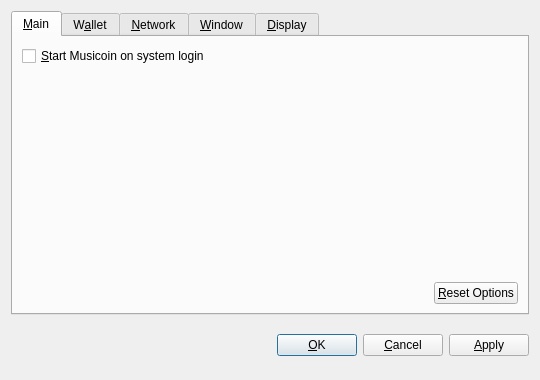
<?xml version="1.0" encoding="UTF-8"?>
<ui version="4.0">
 <class>OptionsDialog</class>
 <widget class="QDialog" name="OptionsDialog">
  <property name="geometry">
   <rect>
    <x>0</x>
    <y>0</y>
    <width>540</width>
    <height>380</height>
   </rect>
  </property>
  <property name="windowTitle">
   <string>Options</string>
  </property>
  <property name="modal">
   <bool>true</bool>
  </property>
  <layout class="QVBoxLayout" name="verticalLayout">
   <item>
    <widget class="QTabWidget" name="tabWidget">
     <property name="tabPosition">
      <enum>QTabWidget::North</enum>
     </property>
     <property name="currentIndex">
      <number>0</number>
     </property>
     <widget class="QWidget" name="tabMain">
      <attribute name="title">
       <string>&amp;Main</string>
      </attribute>
      <layout class="QVBoxLayout" name="verticalLayout_Main">
       <item>
        <widget class="QCheckBox" name="bitcoinAtStartup">
         <property name="toolTip">
          <string>Automatically start Musicoin after logging in to the system.</string>
         </property>
         <property name="text">
          <string>&amp;Start Musicoin on system login</string>
         </property>
        </widget>
       </item>
       <item>
        <spacer name="verticalSpacer_Main">
         <property name="orientation">
          <enum>Qt::Vertical</enum>
         </property>
         <property name="sizeHint" stdset="0">
          <size>
           <width>20</width>
           <height>40</height>
          </size>
         </property>
        </spacer>
       </item>
       <item>
        <layout class="QHBoxLayout" name="horizontalLayout_2_Main">
         <item>
          <spacer name="horizontalSpacer_2_Main">
           <property name="orientation">
            <enum>Qt::Horizontal</enum>
           </property>
           <property name="sizeHint" stdset="0">
            <size>
             <width>40</width>
             <height>20</height>
            </size>
           </property>
          </spacer>
         </item>
         <item>
          <widget class="QPushButton" name="resetButton">
           <property name="toolTip">
            <string>Reset all client options to default.</string>
           </property>
           <property name="text">
            <string>&amp;Reset Options</string>
           </property>
           <property name="autoDefault">
            <bool>false</bool>
           </property>
          </widget>
         </item>
        </layout>
       </item>
      </layout>
     </widget>
     <widget class="QWidget" name="tabWallet">
      <attribute name="title">
       <string>W&amp;allet</string>
      </attribute>
      <layout class="QVBoxLayout" name="verticalLayout_Network">
       <item>
        <widget class="QLabel" name="transactionFeeInfoLabel">
         <property name="text">
          <string>Optional transaction fee per kB that helps make sure your transactions are processed quickly. Most transactions are 1 kB.</string>
         </property>
         <property name="textFormat">
          <enum>Qt::PlainText</enum>
         </property>
         <property name="wordWrap">
          <bool>true</bool>
         </property>
        </widget>
       </item>
       <item>
        <layout class="QHBoxLayout" name="horizontalLayout_1_Main">
         <item>
          <widget class="QLabel" name="transactionFeeLabel">
           <property name="text">
            <string>Pay transaction &amp;fee</string>
           </property>
           <property name="textFormat">
            <enum>Qt::PlainText</enum>
           </property>
           <property name="buddy">
            <cstring>transactionFee</cstring>
           </property>
          </widget>
         </item>
         <item>
          <widget class="BitcoinAmountField" name="transactionFee"/>
         </item>
         <item>
          <spacer name="horizontalSpacer_1_Main">
           <property name="orientation">
            <enum>Qt::Horizontal</enum>
           </property>
           <property name="sizeHint" stdset="0">
            <size>
             <width>40</width>
             <height>20</height>
            </size>
           </property>
          </spacer>
         </item>
        </layout>
       </item>
       <item>
        <widget class="QLabel" name="label">
         <property name="text">
          <string>If you disable the spending of unconfirmed change, the change from a transaction cannot be used until that transaction has at least one confirmation. This also affects how your balance is computed.</string>
         </property>
         <property name="wordWrap">
          <bool>true</bool>
         </property>
        </widget>
       </item>
       <item>
        <widget class="QCheckBox" name="spendZeroConfChange">
         <property name="text">
          <string>Spend unconfirmed change  (experts only)</string>
         </property>
        </widget>
       </item>
       <item>
        <spacer name="verticalSpacer">
         <property name="orientation">
          <enum>Qt::Vertical</enum>
         </property>
         <property name="sizeHint" stdset="0">
          <size>
           <width>20</width>
           <height>40</height>
          </size>
         </property>
        </spacer>
       </item>
      </layout>
     </widget>
     <widget class="QWidget" name="tabNetwork">
      <attribute name="title">
       <string>&amp;Network</string>
      </attribute>
      <layout class="QVBoxLayout" name="verticalLayout_Network">
       <item>
        <widget class="QCheckBox" name="mapPortUpnp">
         <property name="toolTip">
          <string>Automatically open the Musicoin client port on the router. This only works when your router supports UPnP and it is enabled.</string>
         </property>
         <property name="text">
          <string>Map port using &amp;UPnP</string>
         </property>
        </widget>
       </item>
       <item>
        <widget class="QCheckBox" name="connectSocks">
         <property name="toolTip">
          <string>Connect to the Musicoin network through a SOCKS proxy (e.g. when connecting through Tor).</string>
         </property>
         <property name="text">
          <string>&amp;Connect through SOCKS proxy:</string>
         </property>
        </widget>
       </item>
       <item>
        <layout class="QHBoxLayout" name="horizontalLayout_Network">
         <item>
          <widget class="QLabel" name="proxyIpLabel">
           <property name="text">
            <string>Proxy &amp;IP:</string>
           </property>
           <property name="textFormat">
            <enum>Qt::PlainText</enum>
           </property>
           <property name="buddy">
            <cstring>proxyIp</cstring>
           </property>
          </widget>
         </item>
         <item>
          <widget class="QValidatedLineEdit" name="proxyIp">
           <property name="maximumSize">
            <size>
             <width>140</width>
             <height>16777215</height>
            </size>
           </property>
           <property name="toolTip">
            <string>IP address of the proxy (e.g. 127.0.0.1)</string>
           </property>
          </widget>
         </item>
         <item>
          <widget class="QLabel" name="proxyPortLabel">
           <property name="text">
            <string>&amp;Port:</string>
           </property>
           <property name="textFormat">
            <enum>Qt::PlainText</enum>
           </property>
           <property name="buddy">
            <cstring>proxyPort</cstring>
           </property>
          </widget>
         </item>
         <item>
          <widget class="QLineEdit" name="proxyPort">
           <property name="maximumSize">
            <size>
             <width>55</width>
             <height>16777215</height>
            </size>
           </property>
           <property name="toolTip">
            <string>Port of the proxy (e.g. 9050)</string>
           </property>
          </widget>
         </item>
         <item>
          <widget class="QLabel" name="socksVersionLabel">
           <property name="text">
            <string>SOCKS &amp;Version:</string>
           </property>
           <property name="textFormat">
            <enum>Qt::PlainText</enum>
           </property>
           <property name="buddy">
            <cstring>socksVersion</cstring>
           </property>
          </widget>
         </item>
         <item>
          <widget class="QValueComboBox" name="socksVersion">
           <property name="toolTip">
            <string>SOCKS version of the proxy (e.g. 5)</string>
           </property>
          </widget>
         </item>
         <item>
          <spacer name="horizontalSpacer_Network">
           <property name="orientation">
            <enum>Qt::Horizontal</enum>
           </property>
           <property name="sizeHint" stdset="0">
            <size>
             <width>40</width>
             <height>20</height>
            </size>
           </property>
          </spacer>
         </item>
        </layout>
       </item>
       <item>
        <spacer name="verticalSpacer_Network">
         <property name="orientation">
          <enum>Qt::Vertical</enum>
         </property>
         <property name="sizeHint" stdset="0">
          <size>
           <width>20</width>
           <height>40</height>
          </size>
         </property>
        </spacer>
       </item>
      </layout>
     </widget>
     <widget class="QWidget" name="tabWindow">
      <attribute name="title">
       <string>&amp;Window</string>
      </attribute>
      <layout class="QVBoxLayout" name="verticalLayout_Window">
       <item>
        <widget class="QCheckBox" name="minimizeToTray">
         <property name="toolTip">
          <string>Show only a tray icon after minimizing the window.</string>
         </property>
         <property name="text">
          <string>&amp;Minimize to the tray instead of the taskbar</string>
         </property>
        </widget>
       </item>
       <item>
        <widget class="QCheckBox" name="minimizeOnClose">
         <property name="toolTip">
          <string>Minimize instead of exit the application when the window is closed. When this option is enabled, the application will be closed only after selecting Quit in the menu.</string>
         </property>
         <property name="text">
          <string>M&amp;inimize on close</string>
         </property>
        </widget>
       </item>
       <item>
        <spacer name="verticalSpacer_Window">
         <property name="orientation">
          <enum>Qt::Vertical</enum>
         </property>
         <property name="sizeHint" stdset="0">
          <size>
           <width>20</width>
           <height>40</height>
          </size>
         </property>
        </spacer>
       </item>
      </layout>
     </widget>
     <widget class="QWidget" name="tabDisplay">
      <attribute name="title">
       <string>&amp;Display</string>
      </attribute>
      <layout class="QVBoxLayout" name="verticalLayout_Display">
       <item>
        <layout class="QHBoxLayout" name="horizontalLayout_1_Display">
         <item>
          <widget class="QLabel" name="langLabel">
           <property name="text">
            <string>User Interface &amp;language:</string>
           </property>
           <property name="textFormat">
            <enum>Qt::PlainText</enum>
           </property>
           <property name="buddy">
            <cstring>lang</cstring>
           </property>
          </widget>
         </item>
         <item>
          <widget class="QValueComboBox" name="lang">
           <property name="toolTip">
            <string>The user interface language can be set here. This setting will take effect after restarting Musicoin.</string>
           </property>
          </widget>
         </item>
        </layout>
       </item>
       <item>
        <layout class="QHBoxLayout" name="horizontalLayout_2_Display">
         <item>
          <widget class="QLabel" name="unitLabel">
           <property name="text">
            <string>&amp;Unit to show amounts in:</string>
           </property>
           <property name="textFormat">
            <enum>Qt::PlainText</enum>
           </property>
           <property name="buddy">
            <cstring>unit</cstring>
           </property>
          </widget>
         </item>
         <item>
          <widget class="QValueComboBox" name="unit">
           <property name="toolTip">
            <string>Choose the default subdivision unit to show in the interface and when sending coins.</string>
           </property>
          </widget>
         </item>
        </layout>
       </item>
       <item>
        <widget class="QCheckBox" name="displayAddresses">
         <property name="toolTip">
          <string>Whether to show Musicoin addresses in the transaction list or not.</string>
         </property>
         <property name="text">
          <string>&amp;Display addresses in transaction list</string>
         </property>
        </widget>
       </item>
       <item>
        <widget class="QCheckBox" name="coinControlFeatures">
         <property name="toolTip">
          <string>Whether to show coin control features or not.</string>
         </property>
         <property name="text">
          <string>Display coin &amp;control features (experts only!)</string>
         </property>
        </widget>
       </item>
       <item>
        <spacer name="verticalSpacer_Display">
         <property name="orientation">
          <enum>Qt::Vertical</enum>
         </property>
         <property name="sizeHint" stdset="0">
          <size>
           <width>20</width>
           <height>40</height>
          </size>
         </property>
        </spacer>
       </item>
      </layout>
     </widget>
    </widget>
   </item>
   <item>
    <layout class="QHBoxLayout" name="horizontalLayout_Buttons">
     <item>
      <spacer name="horizontalSpacer_1">
       <property name="orientation">
        <enum>Qt::Horizontal</enum>
       </property>
       <property name="sizeHint" stdset="0">
        <size>
         <width>40</width>
         <height>48</height>
        </size>
       </property>
      </spacer>
     </item>
     <item>
      <widget class="QLabel" name="statusLabel">
       <property name="font">
        <font>
         <weight>75</weight>
         <bold>true</bold>
        </font>
       </property>
       <property name="text">
        <string/>
       </property>
       <property name="textFormat">
        <enum>Qt::PlainText</enum>
       </property>
       <property name="wordWrap">
        <bool>true</bool>
       </property>
      </widget>
     </item>
     <item>
      <spacer name="horizontalSpacer_2">
       <property name="orientation">
        <enum>Qt::Horizontal</enum>
       </property>
       <property name="sizeHint" stdset="0">
        <size>
         <width>40</width>
         <height>48</height>
        </size>
       </property>
      </spacer>
     </item>
     <item>
      <widget class="QPushButton" name="okButton">
       <property name="text">
        <string>&amp;OK</string>
       </property>
      </widget>
     </item>
     <item>
      <widget class="QPushButton" name="cancelButton">
       <property name="text">
        <string>&amp;Cancel</string>
       </property>
       <property name="autoDefault">
        <bool>false</bool>
       </property>
      </widget>
     </item>
     <item>
      <widget class="QPushButton" name="applyButton">
       <property name="text">
        <string>&amp;Apply</string>
       </property>
       <property name="autoDefault">
        <bool>false</bool>
       </property>
      </widget>
     </item>
    </layout>
   </item>
  </layout>
 </widget>
 <customwidgets>
  <customwidget>
   <class>BitcoinAmountField</class>
   <extends>QSpinBox</extends>
   <header>bitcoinamountfield.h</header>
  </customwidget>
  <customwidget>
   <class>QValueComboBox</class>
   <extends>QComboBox</extends>
   <header>qvaluecombobox.h</header>
  </customwidget>
  <customwidget>
   <class>QValidatedLineEdit</class>
   <extends>QLineEdit</extends>
   <header>qvalidatedlineedit.h</header>
  </customwidget>
 </customwidgets>
 <resources/>
 <connections/>
</ui>
